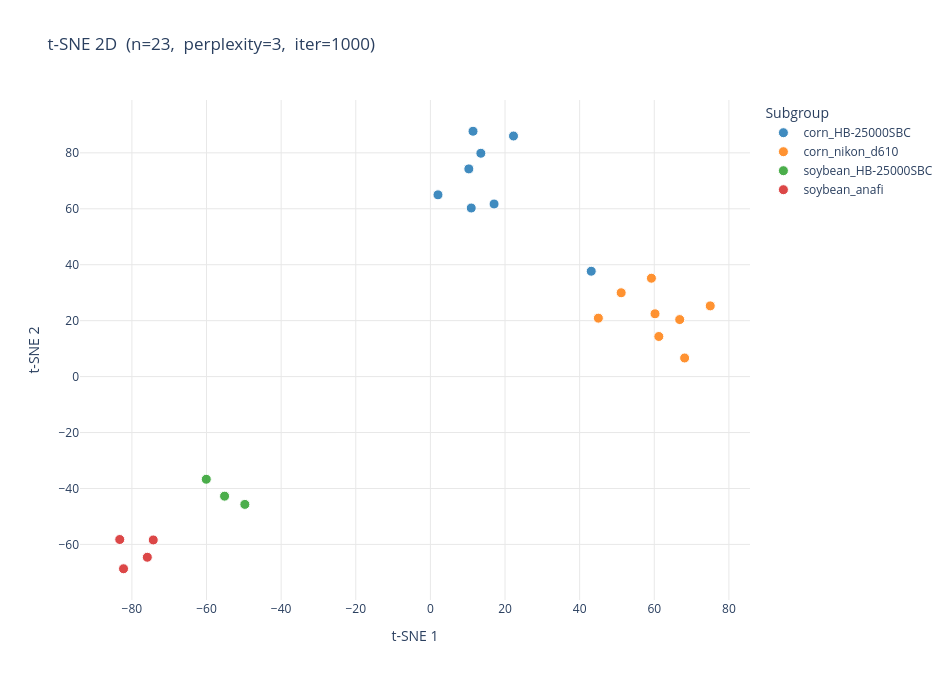

Notebook cell for this chart:
### Markdown cell above
#### t-SNE — 2D

t-SNE preserves local neighborhood structure. Well-separated clusters indicate the model has learned class-discriminative features.

### Code cell
plot_tsne(sparse_embeddings, sparse_result, output_path=None, dimensions=2)

### Figure 1 — Plotly figure (JSON) as saved in the notebook; plotly's stock layout.template omitted (floating-point values rounded to 4 significant figures)
{"data": [{"hovertemplate": "%{text}<extra>corn_HB-25000SBC</extra>", "marker": {"color": "#1f77b4", "line": {"color": "white", "width": 1}, "opacity": 0.85, "size": 10}, "mode": "markers", "name": "corn_HB-25000SBC", "text": ["images/corn_HB-25000SBC/220622-225403-corn-HB-25000SBC-54e94639.png", "images/corn_HB-25000SBC/220622-225403-corn-HB-25000SBC-af33e7ca.png", "images/corn_HB-25000SBC/220622-225403-corn-HB-25000SBC-fda2adee.png", "images/corn_HB-25000SBC/220622-225404-corn-HB-25000SBC-58235c1f.png", "images/corn_HB-25000SBC/220622-225405-corn-HB-25000SBC-328a4c61.png", "images/corn_HB-25000SBC/220622-225405-corn-HB-25000SBC-68fd040c.png", "images/corn_HB-25000SBC/220622-225405-corn-HB-25000SBC-7a2bde6a.png", "images/corn_HB-25000SBC/220622-225405-corn-HB-25000SBC-a45a936e.png"], "type": "scatter", "x": [22.27, 13.52, 11.43, 10.3, 17.07, 2.033, 10.95, 43.11], "y": [86.01, 79.85, 87.72, 74.26, 61.71, 64.99, 60.27, 37.67]}, {"hovertemplate": "%{text}<extra>corn_nikon_d610</extra>", "marker": {"color": "#ff7f0e", "line": {"color": "white", "width": 1}, "opacity": 0.85, "size": 10}, "mode": "markers", "name": "corn_nikon_d610", "text": ["images/corn_nikon_d610/190627-090900-corn-nikon_d610-bded43cb.JPG", "images/corn_nikon_d610/190627-090901-corn-nikon_d610-67679dac.JPG", "images/corn_nikon_d610/190627-091105-corn-nikon_d610-8d6b86d0.JPG", "images/corn_nikon_d610/190627-091202-corn-nikon_d610-b7725cb0.JPG", "images/corn_nikon_d610/190627-090803-corn-nikon_d610-84e374af.JPG", "images/corn_nikon_d610/190627-091502-corn-nikon_d610-ba4f7547.JPG", "images/corn_nikon_d610/190627-091503-corn-nikon_d610-e2cc5642.JPG", "images/corn_nikon_d610/190627-091801-corn-nikon_d610-94fd680b.JPG"], "type": "scatter", "x": [45.02, 68.13, 61.22, 60.2, 59.23, 75.0, 51.13, 66.82], "y": [20.89, 6.65, 14.33, 22.45, 35.17, 25.28, 29.97, 20.38]}, {"hovertemplate": "%{text}<extra>soybean_HB-25000SBC</extra>", "marker": {"color": "#2ca02c", "line": {"color": "white", "width": 1}, "opacity": 0.85, "size": 10}, "mode": "markers", "name": "soybean_HB-25000SBC", "text": ["images/soybean_HB-25000SBC/220608-143001-soybeans-HB-25000SBC-37dc1b2c.png", "images/soybean_HB-25000SBC/220608-143001-soybeans-HB-25000SBC-754c6a11.png", "images/soybean_HB-25000SBC/220608-143001-soybeans-HB-25000SBC-8235f317.png"], "type": "scatter", "x": [-49.72, -60.06, -55.16], "y": [-45.7, -36.71, -42.75]}, {"hovertemplate": "%{text}<extra>soybean_anafi</extra>", "marker": {"color": "#d62728", "line": {"color": "white", "width": 1}, "opacity": 0.85, "size": 10}, "mode": "markers", "name": "soybean_anafi", "text": ["images/soybean_anafi/210625-131202-soybeans-Anafi-fce5a850.JPG", "images/soybean_anafi/210625-131205-soybeans-Anafi-8bc119e3.JPG", "images/soybean_anafi/210625-131303-soybeans-Anafi-614a4aea.JPG", "images/soybean_anafi/210625-131501-soybeans-Anafi-49b5fd6d.JPG"], "type": "scatter", "x": [-75.86, -82.24, -74.27, -83.25], "y": [-64.59, -68.7, -58.42, -58.25]}], "layout": {"height": 680, "legend": {"font": {"size": 12}, "title": {"text": "Subgroup"}}, "paper_bgcolor": "white", "plot_bgcolor": "white", "title": {"font": {"size": 17}, "text": "t-SNE 2D  (n=23,  perplexity=3,  iter=1000)"}, "width": 950, "xaxis": {"gridcolor": "#e8e8e8", "showgrid": true, "title": {"text": "t-SNE 1"}, "zeroline": false}, "yaxis": {"gridcolor": "#e8e8e8", "showgrid": true, "title": {"text": "t-SNE 2"}, "zeroline": false}}}
